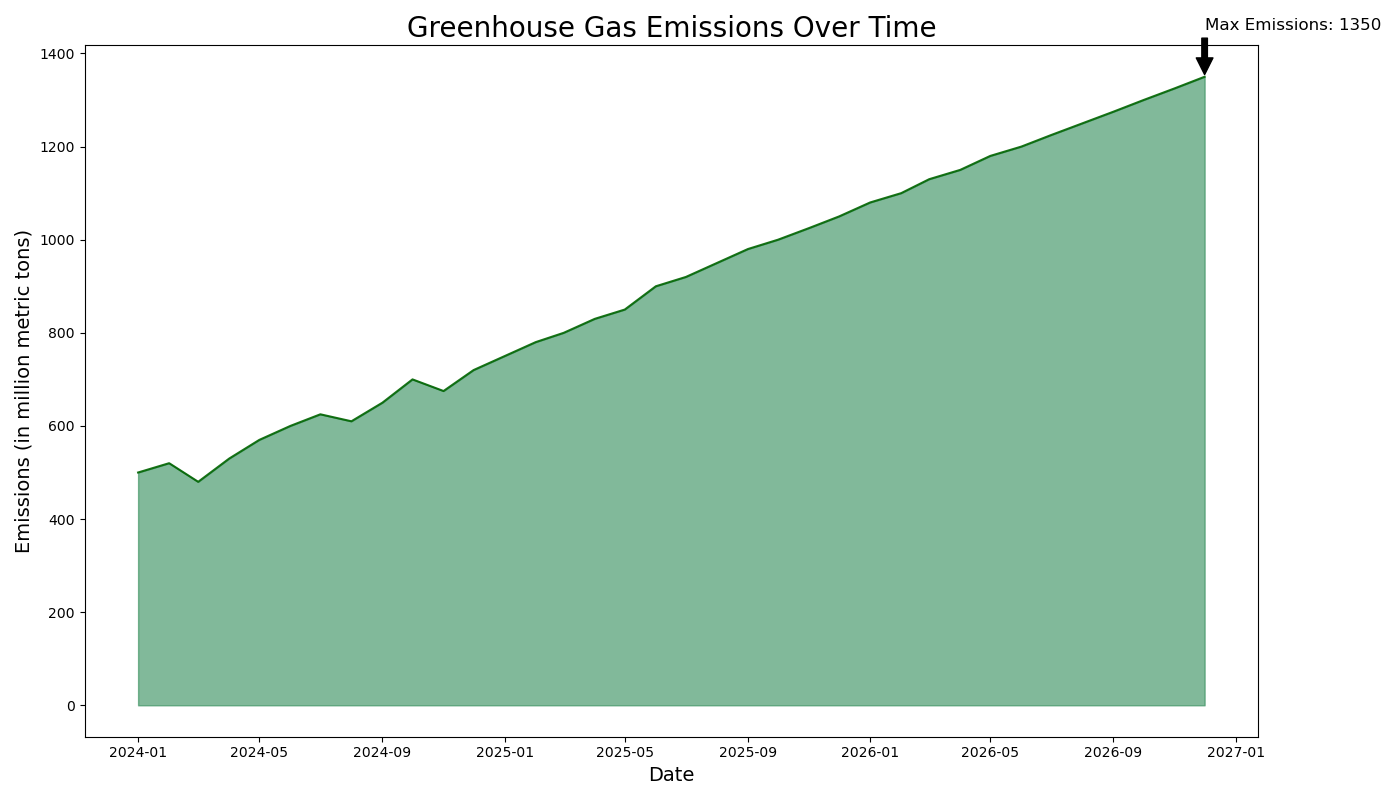

The Python source for this figure:

import matplotlib.pyplot as plt
import pandas as pd
import numpy as np

# Data
data = {
    'Date': pd.date_range(start='2024-01-01', periods=36, freq='MS'),
    'Emissions': [500, 520, 480, 530, 570, 600, 625, 610, 650, 700, 675, 720,
                  750, 780, 800, 830, 850, 900, 920, 950, 980, 1000, 1025, 1050,
                  1080, 1100, 1130, 1150, 1180, 1200, 1225, 1250, 1275, 1300, 1325, 1350]
}
df = pd.DataFrame(data)

# Plot
plt.figure(figsize=(14, 8))
plt.fill_between(df['Date'], df['Emissions'], color='#2E8B57', alpha=0.6)
plt.plot(df['Date'], df['Emissions'], color='#006400', alpha=0.9)

# Headline and labels
plt.title('Greenhouse Gas Emissions Over Time', fontsize=20, loc='center')
plt.xlabel('Date', fontsize=14)
plt.ylabel('Emissions (in million metric tons)', fontsize=14)

# Annotation
max_value = df['Emissions'].max()
max_date = df['Date'][df['Emissions'].idxmax()]
plt.annotate(f'Max Emissions: {max_value}', xy=(max_date, max_value), xytext=(max_date, max_value+100),
             arrowprops=dict(facecolor='black', shrink=0.05), fontsize=12)

plt.tight_layout()
plt.show()
